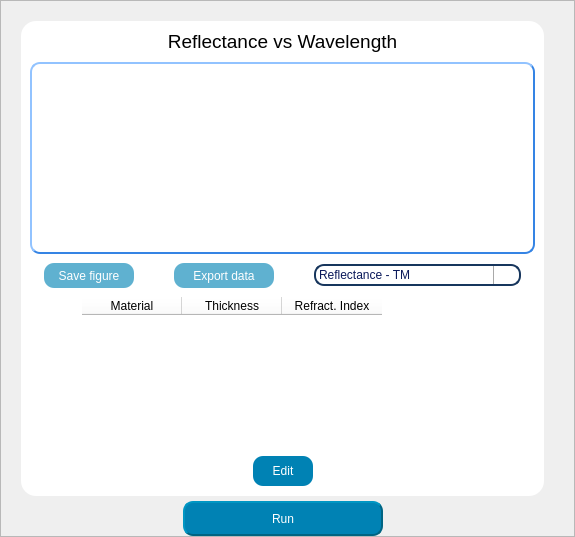
            <widget class="QFrame" name="graphics_frame">
             <property name="sizePolicy">
              <sizepolicy hsizetype="Expanding" vsizetype="Preferred">
               <horstretch>0</horstretch>
               <verstretch>0</verstretch>
              </sizepolicy>
             </property>
             <property name="styleSheet">
              <string notr="true"/>
             </property>
             <property name="frameShape">
              <enum>QFrame::StyledPanel</enum>
             </property>
             <property name="frameShadow">
              <enum>QFrame::Raised</enum>
             </property>
             <layout class="QVBoxLayout" name="verticalLayout_35">
              <property name="spacing">
               <number>5</number>
              </property>
              <property name="leftMargin">
               <number>20</number>
              </property>
              <property name="topMargin">
               <number>20</number>
              </property>
              <property name="rightMargin">
               <number>30</number>
              </property>
              <property name="bottomMargin">
               <number>0</number>
              </property>
              <item>
               <widget class="QFrame" name="grafico1_4">
                <property name="styleSheet">
                 <string notr="true">background-color: rgb(255, 255, 255);
border-radius:15px;</string>
                </property>
                <property name="frameShape">
                 <enum>QFrame::StyledPanel</enum>
                </property>
                <property name="frameShadow">
                 <enum>QFrame::Raised</enum>
                </property>
                <layout class="QVBoxLayout" name="verticalLayout_36">
                 <property name="spacing">
                  <number>9</number>
                 </property>
                 <property name="leftMargin">
                  <number>9</number>
                 </property>
                 <property name="rightMargin">
                  <number>9</number>
                 </property>
                 <property name="bottomMargin">
                  <number>10</number>
                 </property>
                 <item>
                  <widget class="QLabel" name="title_graphs_fiber">
                   <property name="font">
                    <font>
                     <family>Ubuntu</family>
                     <pointsize>14</pointsize>
                     <weight>62</weight>
                     <italic>false</italic>
                     <bold>true</bold>
                    </font>
                   </property>
                   <property name="styleSheet">
                    <string notr="true">background: transparent;
font: 500 14pt &quot;Ubuntu&quot;;</string>
                   </property>
                   <property name="text">
                    <string>&lt;html&gt;&lt;head/&gt;&lt;body&gt;&lt;p&gt;&lt;span style=&quot; color:#000000;&quot;&gt;Reflectance vs Wavelength&lt;/span&gt;&lt;/p&gt;&lt;/body&gt;&lt;/html&gt;</string>
                   </property>
                   <property name="alignment">
                    <set>Qt::AlignCenter</set>
                   </property>
                  </widget>
                 </item>
                 <item>
                  <widget class="QGraphicsView" name="graphicsView_fiber">
                   <property name="sizePolicy">
                    <sizepolicy hsizetype="Preferred" vsizetype="Expanding">
                     <horstretch>0</horstretch>
                     <verstretch>0</verstretch>
                    </sizepolicy>
                   </property>
                   <property name="styleSheet">
                    <string notr="true">
	border-style: outset;
border-color: rgb(53, 132, 228);
	border-width: 2px;
	border-radius:10px;</string>
                   </property>
                  </widget>
                 </item>
                 <item>
                  <layout class="QHBoxLayout" name="horizontalLayout_53">
                   <property name="spacing">
                    <number>0</number>
                   </property>
                   <item>
                    <spacer name="horizontalSpacer_98">
                     <property name="orientation">
                      <enum>Qt::Horizontal</enum>
                     </property>
                     <property name="sizeHint" stdset="0">
                      <size>
                       <width>14</width>
                       <height>17</height>
                      </size>
                     </property>
                    </spacer>
                   </item>
                   <item>
                    <widget class="QPushButton" name="btn_save_graph_4">
                     <property name="minimumSize">
                      <size>
                       <width>90</width>
                       <height>25</height>
                      </size>
                     </property>
                     <property name="maximumSize">
                      <size>
                       <width>120</width>
                       <height>25</height>
                      </size>
                     </property>
                     <property name="styleSheet">
                      <string notr="true">QPushButton{
font: 400 11pt &quot;Ubuntu&quot;;
	color: rgb(255, 255,255);
	background-color: rgba(0, 130, 180,160);
	border-color: rgba(0, 100, 130,160);
	border-width: 2px;
	border-radius:10px;
}

QPushButton:hover{
	background-color: rgb(0, 130, 180);
	width: 40;
	height: 35;
}</string>
                     </property>
                     <property name="text">
                      <string>Save figure</string>
                     </property>
                    </widget>
                   </item>
                   <item>
                    <spacer name="horizontalSpacer_99">
                     <property name="orientation">
                      <enum>Qt::Horizontal</enum>
                     </property>
                     <property name="sizeType">
                      <enum>QSizePolicy::Preferred</enum>
                     </property>
                     <property name="sizeHint" stdset="0">
                      <size>
                       <width>40</width>
                       <height>0</height>
                      </size>
                     </property>
                    </spacer>
                   </item>
                   <item>
                    <widget class="QPushButton" name="btn_export_data_4">
                     <property name="minimumSize">
                      <size>
                       <width>100</width>
                       <height>25</height>
                      </size>
                     </property>
                     <property name="maximumSize">
                      <size>
                       <width>120</width>
                       <height>25</height>
                      </size>
                     </property>
                     <property name="styleSheet">
                      <string notr="true">QPushButton{
	font: 400 11pt &quot;Ubuntu&quot;;
	color: rgb(255, 255,255);
		background-color: rgba(0, 130, 180,160);
	border-color: rgba(0, 100, 130,160);
	border-width: 2px;
	border-radius:10px;
}

QPushButton:hover{
	background-color: rgb(0, 130, 180);
	width: 40;
	height: 35;
}</string>
                     </property>
                     <property name="text">
                      <string>Export data</string>
                     </property>
                    </widget>
                   </item>
                   <item>
                    <spacer name="horizontalSpacer_2">
                     <property name="orientation">
                      <enum>Qt::Horizontal</enum>
                     </property>
                     <property name="sizeHint" stdset="0">
                      <size>
                       <width>40</width>
                       <height>20</height>
                      </size>
                     </property>
                    </spacer>
                   </item>
                   <item>
                    <widget class="QComboBox" name="comboBox">
                     <property name="minimumSize">
                      <size>
                       <width>180</width>
                       <height>0</height>
                      </size>
                     </property>
                     <property name="styleSheet">
                      <string notr="true">QComboBox::drop-down {
    width: 25;
    border-left-width: 1px;
    border-left-color: darkgray;
    border-left-style: solid; /* just a single line */
    border-top-right-radius: 3px; /* same radius as the QComboBox */
    border-bottom-right-radius: 3px;
}

QComboBox
{
 padding: 1px 18px 1px 3px;
color: rgb(10, 25, 90);
font: 700 12pt &quot;Ubuntu&quot;;
 border: 2px solid;
border-color: #FF17365D;
background-color: rgba(255, 255, 255,210);
border-radius:10px;
}
QComboBox::down-arrow { /* shift the arrow when popup is open */
    top: 1px;
	image: url(:/icons/icons/arrow-down.png);
    left: 1px;
}</string>
                     </property>
                     <item>
                      <property name="text">
                       <string>Reflectance - TM</string>
                      </property>
                     </item>
                     <item>
                      <property name="text">
                       <string>Reflectance - TE</string>
                      </property>
                     </item>
                     <item>
                      <property name="text">
                       <string>FWHM - TM</string>
                      </property>
                     </item>
                     <item>
                      <property name="text">
                       <string>FWHM - TE</string>
                      </property>
                     </item>
                     <item>
                      <property name="text">
                       <string>Reflectance vs. Analyte - TM</string>
                      </property>
                     </item>
                     <item>
                      <property name="text">
                       <string>Reflectance vs. Analyte - TE</string>
                      </property>
                     </item>
                     <item>
                      <property name="text">
                       <string>Sensibility - TM</string>
                      </property>
                     </item>
                     <item>
                      <property name="text">
                       <string>Sensibility - TE</string>
                      </property>
                     </item>
                     <item>
                      <property name="text">
                       <string>Quality Factor - TM</string>
                      </property>
                     </item>
                     <item>
                      <property name="text">
                       <string>Quality Factor - TE</string>
                      </property>
                     </item>
                    </widget>
                   </item>
                   <item>
                    <spacer name="horizontalSpacer_100">
                     <property name="orientation">
                      <enum>Qt::Horizontal</enum>
                     </property>
                     <property name="sizeHint" stdset="0">
                      <size>
                       <width>14</width>
                       <height>17</height>
                      </size>
                     </property>
                    </spacer>
                   </item>
                  </layout>
                 </item>
                 <item alignment="Qt::AlignHCenter|Qt::AlignVCenter">
                  <widget class="QTableWidget" name="tableWidget_fiber">
                   <property name="sizePolicy">
                    <sizepolicy hsizetype="Expanding" vsizetype="Fixed">
                     <horstretch>0</horstretch>
                     <verstretch>0</verstretch>
                    </sizepolicy>
                   </property>
                   <property name="minimumSize">
                    <size>
                     <width>400</width>
                     <height>150</height>
                    </size>
                   </property>
                   <property name="maximumSize">
                    <size>
                     <width>550</width>
                     <height>150</height>
                    </size>
                   </property>
                   <property name="styleSheet">
                    <string notr="true">font: 700 10pt &quot;Ubuntu&quot;;</string>
                   </property>
                   <property name="sizeAdjustPolicy">
                    <enum>QAbstractScrollArea::AdjustToContents</enum>
                   </property>
                   <property name="editTriggers">
                    <set>QAbstractItemView::NoEditTriggers</set>
                   </property>
                   <property name="verticalScrollMode">
                    <enum>QAbstractItemView::ScrollPerPixel</enum>
                   </property>
                   <property name="horizontalScrollMode">
                    <enum>QAbstractItemView::ScrollPerPixel</enum>
                   </property>
                   <property name="wordWrap">
                    <bool>true</bool>
                   </property>
                   <attribute name="horizontalHeaderStretchLastSection">
                    <bool>false</bool>
                   </attribute>
                   <column>
                    <property name="text">
                     <string>Material</string>
                    </property>
                   </column>
                   <column>
                    <property name="text">
                     <string>Thickness</string>
                    </property>
                   </column>
                   <column>
                    <property name="text">
                     <string>Refract. Index</string>
                    </property>
                   </column>
                  </widget>
                 </item>
                 <item>
                  <layout class="QHBoxLayout" name="horizontalLayout_54">
                   <item>
                    <spacer name="horizontalSpacer_101">
                     <property name="orientation">
                      <enum>Qt::Horizontal</enum>
                     </property>
                     <property name="sizeHint" stdset="0">
                      <size>
                       <width>40</width>
                       <height>20</height>
                      </size>
                     </property>
                    </spacer>
                   </item>
                   <item>
                    <widget class="QPushButton" name="btn_edit_layers_3">
                     <property name="sizePolicy">
                      <sizepolicy hsizetype="Minimum" vsizetype="Preferred">
                       <horstretch>0</horstretch>
                       <verstretch>0</verstretch>
                      </sizepolicy>
                     </property>
                     <property name="minimumSize">
                      <size>
                       <width>60</width>
                       <height>30</height>
                      </size>
                     </property>
                     <property name="styleSheet">
                      <string notr="true">QPushButton{
	font: 400 11pt &quot;Ubuntu&quot;;
	color: rgb(255, 255,255);
	background-color: rgb(0, 130, 180);
	border-color: rgb(0, 100, 130);
	border-width: 2px;
	border-radius:10px;
}

QPushButton:hover{
	background-color: rgb(200, 200, 70);
	border-color: rgb(0, 120, 40);
	width: 40;
	height: 35;
}</string>
                     </property>
                     <property name="text">
                      <string>Edit</string>
                     </property>
                    </widget>
                   </item>
                   <item>
                    <spacer name="horizontalSpacer_103">
                     <property name="orientation">
                      <enum>Qt::Horizontal</enum>
                     </property>
                     <property name="sizeHint" stdset="0">
                      <size>
                       <width>40</width>
                       <height>20</height>
                      </size>
                     </property>
                    </spacer>
                   </item>
                  </layout>
                 </item>
                </layout>
               </widget>
              </item>
              <item>
               <layout class="QHBoxLayout" name="horizontalLayout_55">
                <property name="spacing">
                 <number>0</number>
                </property>
                <item>
                 <spacer name="horizontalSpacer_104">
                  <property name="orientation">
                   <enum>Qt::Horizontal</enum>
                  </property>
                  <property name="sizeHint" stdset="0">
                   <size>
                    <width>14</width>
                    <height>23</height>
                   </size>
                  </property>
                 </spacer>
                </item>
                <item>
                 <widget class="QPushButton" name="btn_run_4">
                  <property name="sizePolicy">
                   <sizepolicy hsizetype="Preferred" vsizetype="Preferred">
                    <horstretch>0</horstretch>
                    <verstretch>0</verstretch>
                   </sizepolicy>
                  </property>
                  <property name="minimumSize">
                   <size>
                    <width>200</width>
                    <height>35</height>
                   </size>
                  </property>
                  <property name="maximumSize">
                   <size>
                    <width>250</width>
                    <height>40</height>
                   </size>
                  </property>
                  <property name="styleSheet">
                   <string notr="true">QPushButton{
	
	font: 400 14pt &quot;Ubuntu&quot;;
	color: rgb(255, 255,255);
	background-color: rgb(0, 130, 180);
	border-color: rgb(0, 100, 130);
	border-style: outset;
	border-width: 2px;
	border-radius:10px;
}

QPushButton:hover{
	background-color: rgb(00, 140, 70);
	border-color: rgb(0, 120, 40);

}</string>
                  </property>
                  <property name="text">
                   <string>Run</string>
                  </property>
                  <property name="icon">
                   <iconset resource="icons_.qrc">
                    <normaloff>:/icons/icons/configuracoes.png</normaloff>:/icons/icons/configuracoes.png</iconset>
                  </property>
                  <property name="iconSize">
                   <size>
                    <width>20</width>
                    <height>20</height>
                   </size>
                  </property>
                 </widget>
                </item>
                <item>
                 <spacer name="horizontalSpacer_105">
                  <property name="orientation">
                   <enum>Qt::Horizontal</enum>
                  </property>
                  <property name="sizeHint" stdset="0">
                   <size>
                    <width>14</width>
                    <height>23</height>
                   </size>
                  </property>
                 </spacer>
                </item>
               </layout>
              </item>
             </layout>
            </widget>
